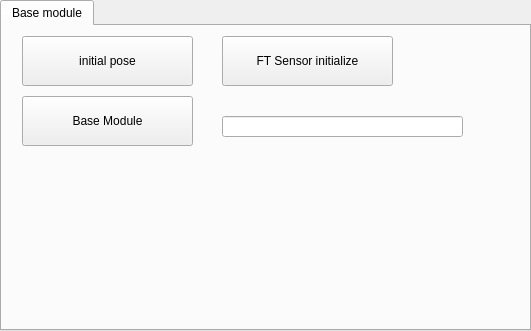
        <widget class="QTabWidget" name="tabWidget">
         <property name="geometry">
          <rect>
           <x>20</x>
           <y>10</y>
           <width>531</width>
           <height>331</height>
          </rect>
         </property>
         <property name="focusPolicy">
          <enum>Qt::TabFocus</enum>
         </property>
         <property name="currentIndex">
          <number>0</number>
         </property>
         <widget class="QWidget" name="tab_4">
          <attribute name="title">
           <string>Base module</string>
          </attribute>
          <widget class="QPushButton" name="base_module_real_button">
           <property name="enabled">
            <bool>true</bool>
           </property>
           <property name="geometry">
            <rect>
             <x>20</x>
             <y>70</y>
             <width>171</width>
             <height>50</height>
            </rect>
           </property>
           <property name="text">
            <string>Base Module</string>
           </property>
          </widget>
          <widget class="QPushButton" name="initial_pose_real_button">
           <property name="geometry">
            <rect>
             <x>20</x>
             <y>10</y>
             <width>171</width>
             <height>50</height>
            </rect>
           </property>
           <property name="palette">
            <palette>
             <active>
              <colorrole role="Text">
               <brush brushstyle="SolidPattern">
                <color alpha="255">
                 <red>0</red>
                 <green>0</green>
                 <blue>0</blue>
                </color>
               </brush>
              </colorrole>
             </active>
             <inactive>
              <colorrole role="Text">
               <brush brushstyle="SolidPattern">
                <color alpha="255">
                 <red>0</red>
                 <green>0</green>
                 <blue>0</blue>
                </color>
               </brush>
              </colorrole>
             </inactive>
             <disabled>
              <colorrole role="Text">
               <brush brushstyle="SolidPattern">
                <color alpha="255">
                 <red>159</red>
                 <green>158</green>
                 <blue>158</blue>
                </color>
               </brush>
              </colorrole>
             </disabled>
            </palette>
           </property>
           <property name="text">
            <string>initial pose</string>
           </property>
          </widget>
          <widget class="QPushButton" name="initialize_ft_sensor_button">
           <property name="geometry">
            <rect>
             <x>220</x>
             <y>10</y>
             <width>171</width>
             <height>50</height>
            </rect>
           </property>
           <property name="text">
            <string>FT Sensor initialize</string>
           </property>
          </widget>
          <widget class="QLineEdit" name="sensor_state">
           <property name="geometry">
            <rect>
             <x>220</x>
             <y>90</y>
             <width>241</width>
             <height>21</height>
            </rect>
           </property>
           <property name="palette">
            <palette>
             <active>
              <colorrole role="Text">
               <brush brushstyle="SolidPattern">
                <color alpha="255">
                 <red>255</red>
                 <green>0</green>
                 <blue>0</blue>
                </color>
               </brush>
              </colorrole>
             </active>
             <inactive>
              <colorrole role="Text">
               <brush brushstyle="SolidPattern">
                <color alpha="255">
                 <red>255</red>
                 <green>0</green>
                 <blue>0</blue>
                </color>
               </brush>
              </colorrole>
             </inactive>
             <disabled>
              <colorrole role="Text">
               <brush brushstyle="SolidPattern">
                <color alpha="255">
                 <red>190</red>
                 <green>190</green>
                 <blue>190</blue>
                </color>
               </brush>
              </colorrole>
             </disabled>
            </palette>
           </property>
           <property name="font">
            <font>
             <pointsize>12</pointsize>
            </font>
           </property>
           <property name="cursor">
            <cursorShape>IBeamCursor</cursorShape>
           </property>
           <property name="layoutDirection">
            <enum>Qt::LeftToRight</enum>
           </property>
           <property name="autoFillBackground">
            <bool>true</bool>
           </property>
           <property name="styleSheet">
            <string notr="true"/>
           </property>
           <property name="alignment">
            <set>Qt::AlignCenter</set>
           </property>
           <property name="readOnly">
            <bool>false</bool>
           </property>
          </widget>
         </widget>
        </widget>
